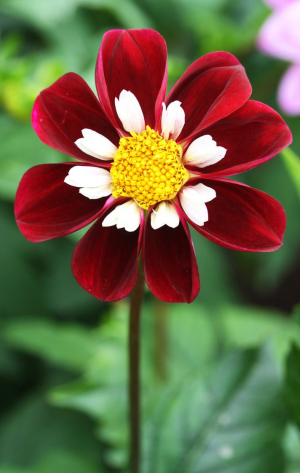
#> input picture t.png, 300 x 473 px, found by its file name
$ jupyter execute 3.ipynb
#> lines starting #> are read from the running program, lines starting #| are printed output that depends on the picture
[cell 1]
import cv2
import numpy as np
import matplotlib.pyplot as plt

[cell 2]
img=cv2.imread('img/t.png')
#> img is the input picture: shape (473, 300, 3); mean B, G, R 67.2, 101, 105.4
img=cv2.cvtColor(img,cv2.COLOR_BGR2GRAY)
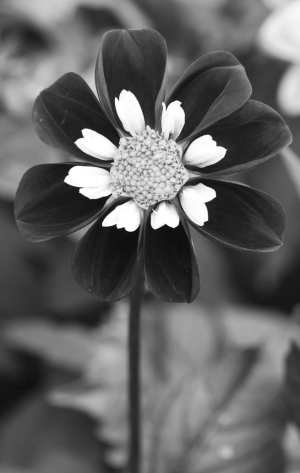
#> img: shape (473, 300); min 13, max 255, mean 98.5
plt.imshow(img,cmap='gray')

[cell 3]
alpha = 1.5
beta = 0

[cell 4]
adjusted = cv2.convertScaleAbs(img, alpha=alpha, beta=beta)
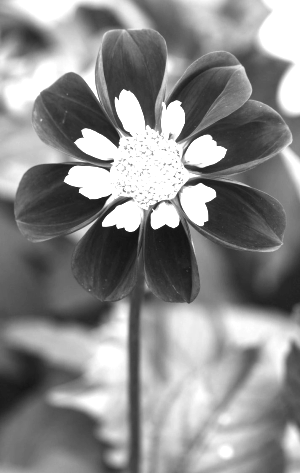
#> adjusted: shape (473, 300); min 20, max 255, mean 139.6
plt.imshow(adjusted,cmap='gray')
